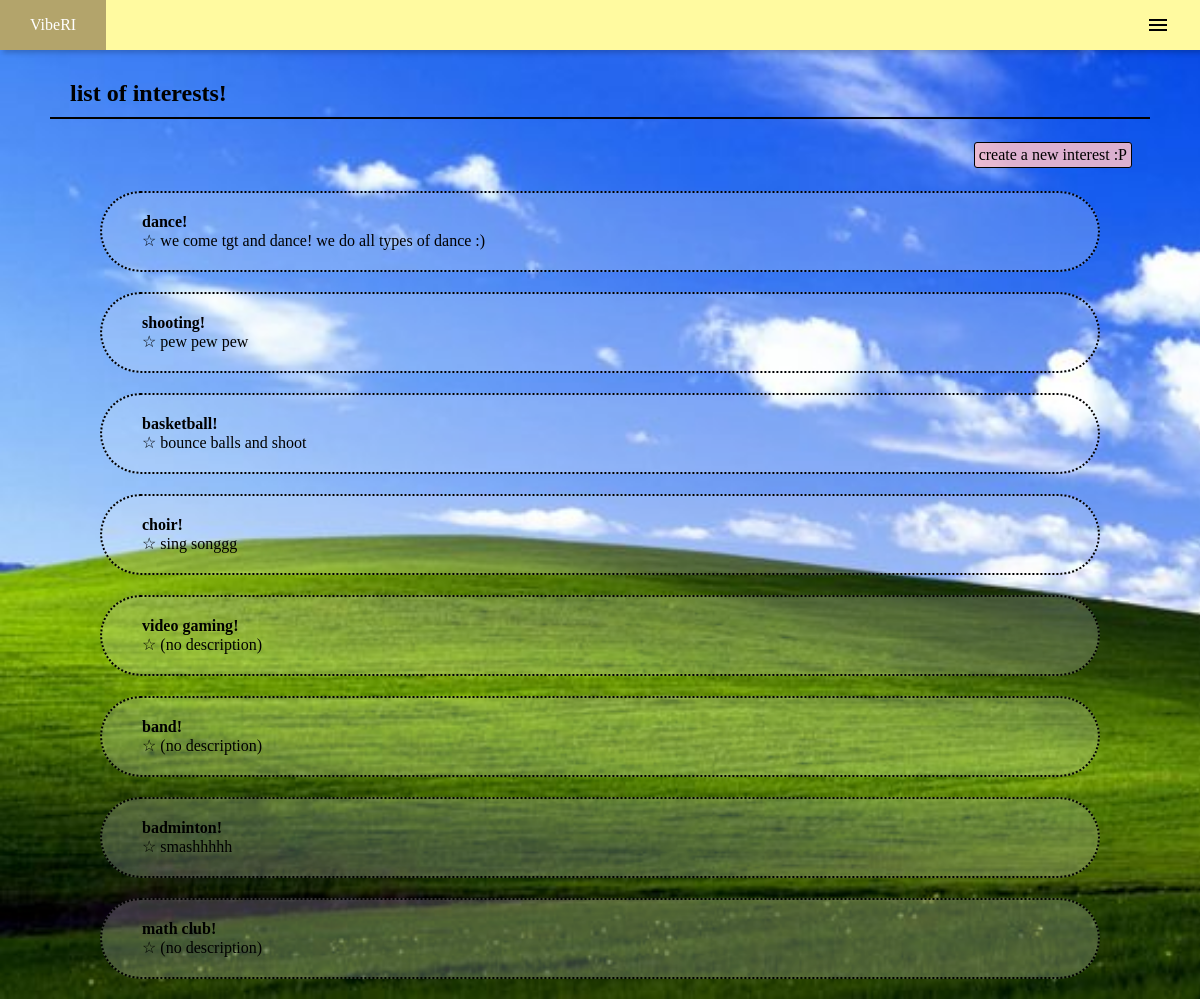
Screenshot of /interests with the database file from the repository.
### tables this page shows
CREATE TABLE interests (
interest_id INTEGER PRIMARY KEY,
interest TEXT,
description TEXT
);

### app.py (the view)
@app.route('/interests')
def interests():
	info = db.get_all_interest_info()
	return render_template('interests.html', info=info)

### db.py (called while the page is built)
def get_all_interest_info():
	connection = sqlite3.connect('viberi.db')
	info = connection.execute('SELECT * FROM interests').fetchall()
	connection.close()
	return info

### templates/interests.html (shortened to what this page needs)
{% extends 'layout.html' %}
{% block content %}
	<h2 class='heading'>list of interests!</h2>
	<p style='text-align:right;'><a class='button' href='{{ url_for("createinterest") }}'>create a new interest :P</a></p>
	{% if info %}
		{% for i in info %}
			<div class='event'>
				<a href='/interest/?id={{ i[1] }}'><b>{{  i[1] }}!</b></a>
				{% if i[2] %}
					☆ {{ i[2] }}</p>
				{% else %}
					☆ (no description)</p>
				{% endif %}
			</div>
		{% endfor %}
	{% else %}
		<p class='position'> no interest yet... ): create an interest now!</p>
	{% endif %}
{% endblock %}

### templates/layout.html (shortened to what this page needs)
<!doctype html>
<html>
<head>
	<link rel="stylesheet" href="{{ url_for('static', filename='style.css')}}">
</head>
<body>
	<nav>
        <ul>
        	<li><a href='#'>VibeRI</a></li>
            <li onclick=showSidebar()><a href='#'><svg xmlns="http://www.w3.org/2000/svg" height="24px" viewBox="0 -960 960 960" width="24px" fill="#000"><path d="M120-240v-80h720v80H120Zm0-200v-80h720v80H120Zm0-200v-80h720v80H120Z"/></svg></a></li>
        </ul>
	</nav>
	{% block content %}{% endblock %}
</body>
</html>

### static/style.css (style rules this page uses)
body { font-family: 'Comic Sans MS', cursive; background: #fffaa0; min-height: 100vh; background-image: url('empty_sky_grass.jpg'); background-size: cover; background-repeat: no-repeat; background-attachment: fixed; }
nav { background: rgba(255, 250, 160) ; box-shadow: 3px 3px 5px rgba(0,0,0,0.2); overflow: hidden; position: fixed; top: 0; width: 100%; }
nav ul { width: 100%; list-style: none; display: flex; justify-content: flex-end; align-items: center; }
nav li { height: 50px; }
nav a { height: 100%; padding: 0 30px; text-decoration: none; display: flex; align-items: center; color: black; }
nav li:first-child { margin-right: auto; }
p { margin: 0px 55px; padding: 0 10px; }
.event { margin: 20px 100px; padding: 20px 40px; display: grid; align-items: center; border: 2px dotted black; border-radius: 50px; background: rgba(256, 256, 256, 0.2); }
.heading { margin: 70px 50px 20px 50px; padding: 10px 20px; border-bottom: 2px solid black; }
.button { margin: 3px; padding: 3px 4px; border: 1px solid black; border-radius: 3px; background: rgba(255, 192, 203, 0.85); display: inline-flex; }
a { text-decoration: none; color: black; }

### templates/layout.html (style rules this page uses)
* { margin: 0; padding: 0; }

### rows the page displays
interests: interest "dance", description "we come tgt and dance! we do all types of dance :)"
interests: interest "shooting", description "pew pew pew"
interests: interest "basketball", description "bounce balls and shoot"
interests: interest "choir", description "sing songgg"
interests: interest "video gaming", description "☆ (no description)"
interests: interest "band", description "☆ (no description)"
interests: interest "badminton", description "smashhhhh"
interests: interest "math club", description "☆ (no description)"
